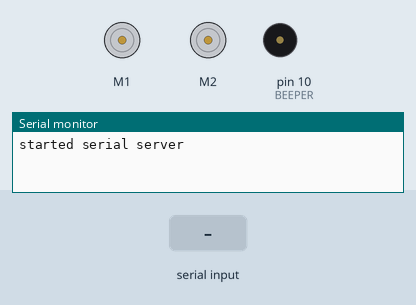
This sketch was run on a simulated Arduino Uno, built with avr-gcc and run on an emulated ATmega328P. Shown: 2 × DC motor (green arrow = forward, orange = backward, longer = faster), buzzer (waves = sounding), the last lines printed to the serial monitor. The inputs (shaded band) are chosen by the test bench.

Above: at 5.0 s.
5.1 s: "u\n" received over Serial
At 5.6 s:
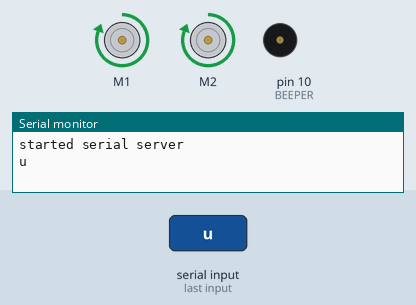
8.1 s: byte 100 ('d') received over Serial
At 9.1 s:
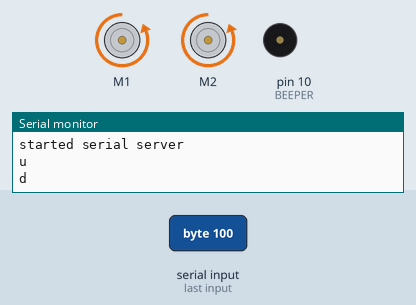
11.1 s: byte 43 ('+') received over Serial
At 11.5 s:
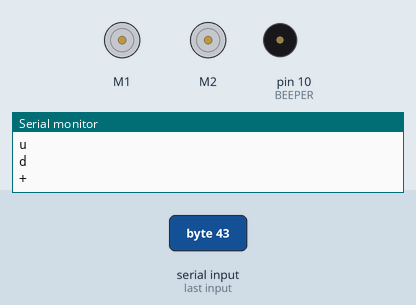
12.7 s: byte 45 ('-') received over Serial
At 13.9 s:
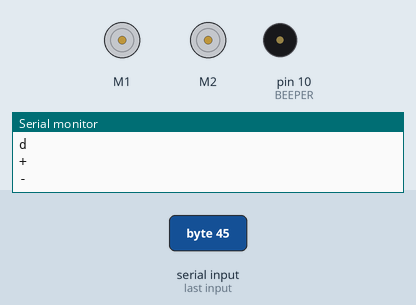
14.3 s: byte 107 ('k') received over Serial
At 14.37 s:
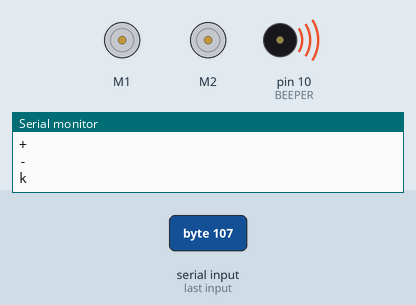
15.9 s: byte 98 ('b') received over Serial
At 21.7 s:
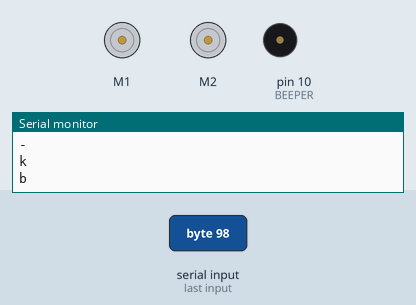
Timing chart, 0 to 22.0 s (numbered marks = the images above; inputs shaded):
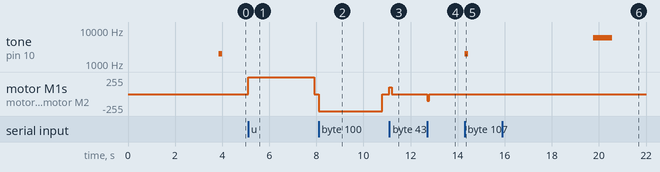

Measured:
- after the input at 5.1 s, motor M1, motor M2: stopped → forward 255/255 at once, → stopped 2.8 s later
- after the input at 8.1 s, motor M1, motor M2: stopped → backward 255/255 at once, → stopped 2.7 s later
- after the input at 11.1 s, motor M1, motor M2: stopped → forward 99/255 at once, → stopped 0.10 s later
- after the input at 12.7 s, motor M1, motor M2: stopped → backward 99/255 at once, → stopped 0.10 s later
- after the input at 14.3 s, tone on pin 10 (BEEPER): silent → 2000 Hz at once, → silent 0.15 s later
- after the input at 15.9 s, tone on pin 10 (BEEPER): silent → 5990 Hz after 3.9 s, → silent 0.80 s later

The sketch:

castle-susan-driver.ino
```cpp
#include <RedBot.h>
#include <RedBotSoftwareSerial.h>

#define BEEPER 10

RedBotMotors motor;

void setup() {
  motor.stop();
  // emergency stop: uncomment below
  // return;

  Serial.begin(9600);
  Serial.print("started serial server");

  annoying_noise();
  ok();
}

void loop() {
  while (Serial.available() > 0) {
    process_cmd();
  }
}

void process_cmd() {
  char cmd = Serial.read();

  Serial.print("\n");
  Serial.print(cmd);

  switch (cmd) {
    // Drawbridge up and down
    case 'u':
      drawb_up(); break;
    case 'd':
      drawb_down(); break;

    // Drawbridge calibrate
    case '+':
      drawb_calibrate(1); break;
    case '-':
      drawb_calibrate(-1); break;

    // Buzzer sounds
    case 'k':
      ok(); break;
    case 'b':
      annoying_noise(); break;
  }
}


void drawb_calibrate(int sign) {
  motor.drive(sign * 100);
  delay(100);
  motor.stop();
}

void drawb_down() {
  motor.drive(-255);
  delay(2700);
  motor.stop();
}

void drawb_up() {
  motor.drive(255);
  delay(2800);
  motor.stop();
}

void annoying_noise() {
  // return; // shut up
  for (int i = 9000; i > 99; i -= 30) {
    tone(BEEPER, i, 5);
    delay(3);
  }
  for (int i = 100; i < 6000; i += 10) {
    tone(BEEPER, i, 800);
    delay(5);
  }
}

void ok() { // weird noise thing
  tone(BEEPER, 2000, 150);
}

void unknown_cmd() {
  tone(BEEPER, 4000, 1500);
}
```
